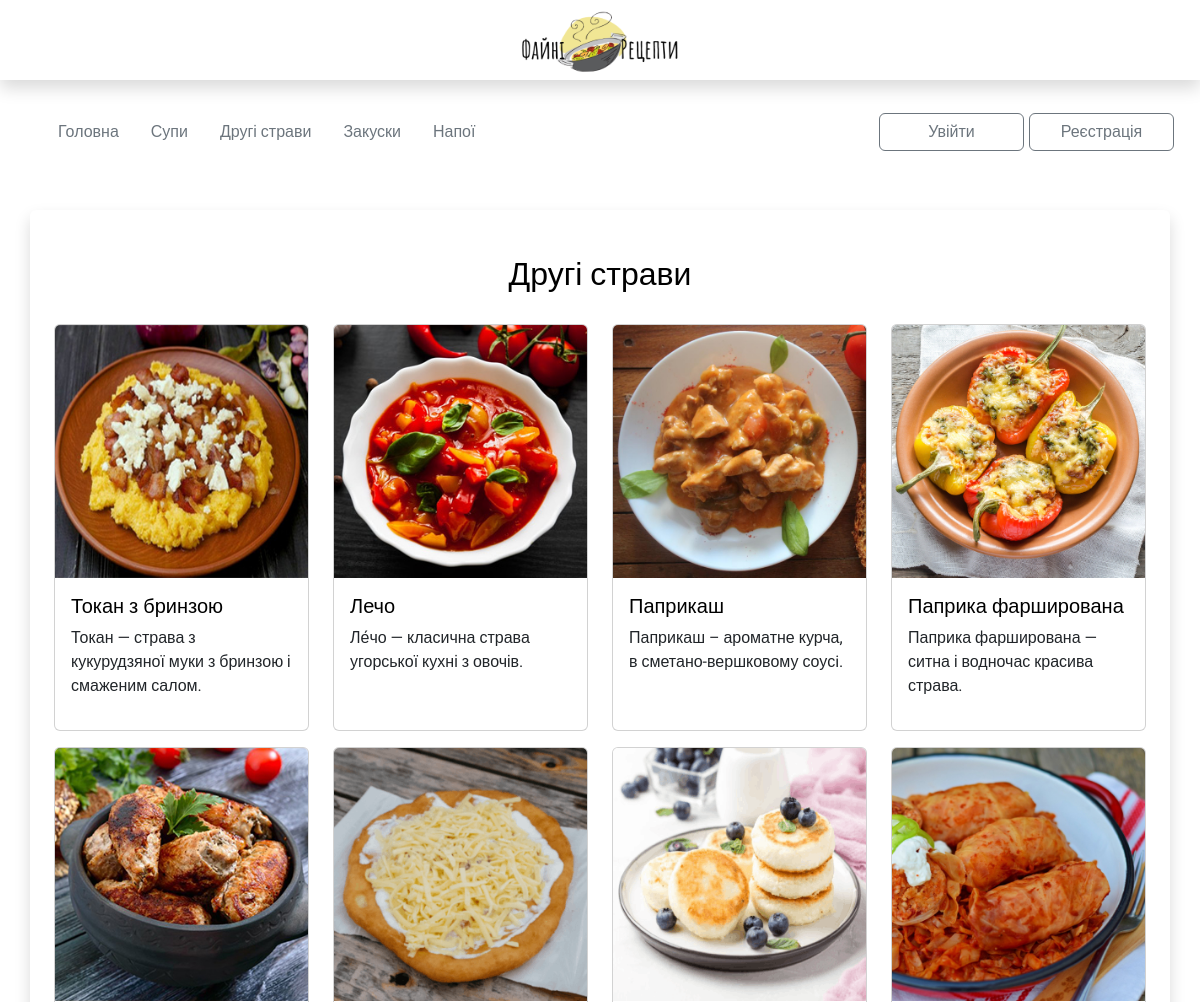
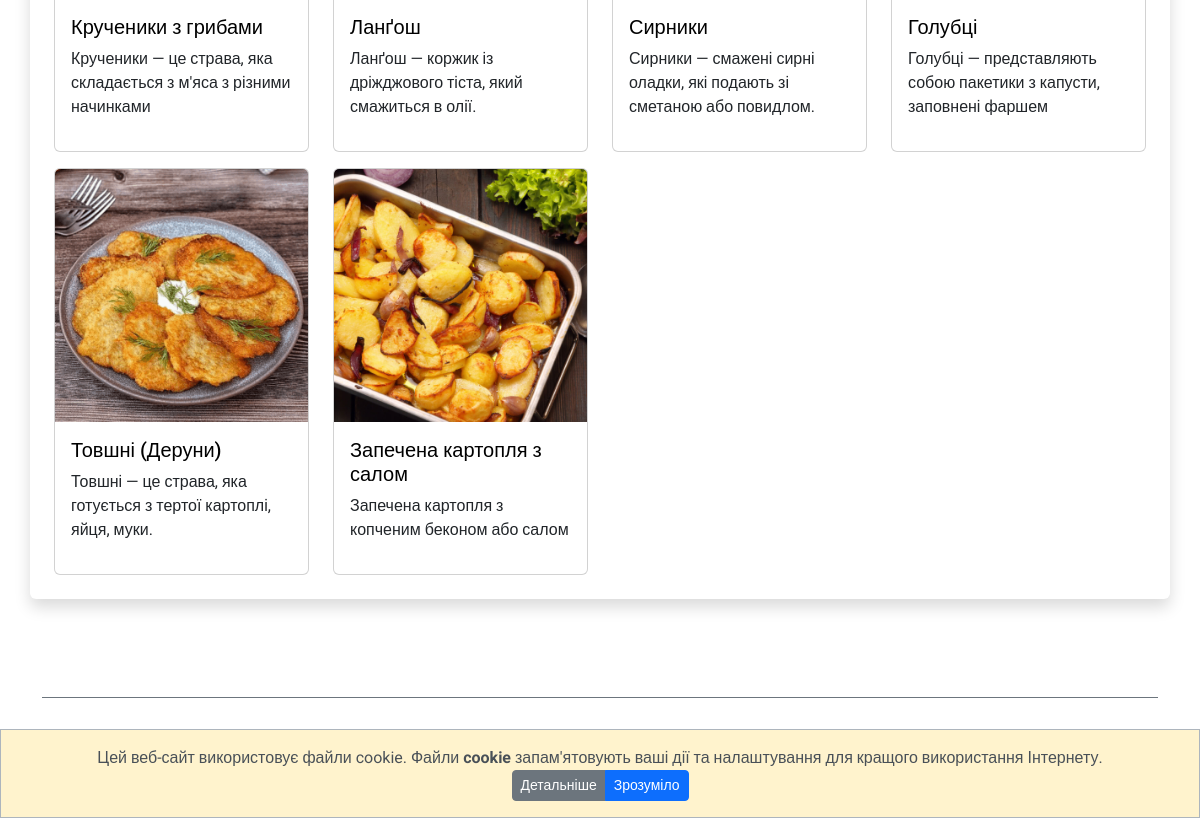
The app's page /dish with its own data (2 pictures, top to bottom).
### my_apps/recipes_app/models.py (models this page shows, shortened)
class Recipes(models.Model):
    name = models.CharField('Назва страв', max_length=30, blank=False)
    food_type = models.CharField('Тип їжі', max_length=20, blank=False, default='')
    short_desc = models.TextField('Короткий опис', max_length=80, blank=False)
    img = models.ImageField(null=True, blank=True, upload_to="media/", verbose_name='img')
    text = RichTextUploadingField('Recipe')

### my_apps/recipes_app/views.py (the view)
# urls.py: path('dish', dish_page, name='dish_page'),
def dish_page(request):
    dish = Recipes.objects.filter(food_type='dish')
    return render(request, 'dish_page.html', context={'dish': dish})

### my_apps/recipes_app/templates/dish_page.html
{% extends 'base.html' %}
{% load static %}
{% block content %}
<div class="recipe-item">
    <div class="container shadow p-4 mb-5 mt-5 bg-body rounded">
        <h1>Другі страви </h1>
        <div class="row gy-3">
            {% for i in dish %}
            <div class="col-lg-3 col-md-4 col-sm-6 col-6">
                <div class="card h-100 mb-3">
                    <a href="{{i.id}}"><img src="{{i.img.url}}" class="card-img-top" alt="..."></a>
                    <div class="card-body">
                    <a href="{{i.id}}">
                        <h5 class="card-title">{{i.name}}</h5>
                    </a>
                    <p class="card-text">{{i.short_desc}}</p>
                    </div>
                </div>
            </div>
            {% endfor %}
        </div>
    </div>
</div>
{% endblock content %}

### static/css/style.css (style rules this page uses)
html, body { height: 100%; color: #000000; font-family: 'Roboto', sans-serif; font-size: 1rem; }
body a { text-decoration: none; color: #000000; }
body img { padding: 0; margin: 0; max-width:100%; max-height: 100%; }
body h1, h3 { text-align: center; margin-bottom: 30px; }
.recipe-item { margin-top: 50px; }

### records on screen
Recipes: img (picture), name "Токан з бринзою", short_desc "Токан — страва з кукурудзяної муки з бринзою і смаженим салом."
Recipes: img (picture), name "Лечо", short_desc "Ле́чо — класична страва угорської кухні з овочів."
Recipes: img (picture), name "Паприкаш", short_desc "Паприкаш – ароматне курча, в сметано-вершковому соусi."
Recipes: img (picture), name "Паприка фарширована", short_desc "Паприка фарширована — ситна і водночас красива страва."
Recipes: img (picture), name "Крученики з грибами", short_desc "Крученики — це страва, яка складається з м'яса з різними начинками"
Recipes: img (picture), name "Ланґош", short_desc "Ланґош — коржик із дріжджового тіста, який смажиться в олії."
Recipes: img (picture), name "Сирники", short_desc "Сирники — смажені сирні оладки, які подають зі сметаною або повидлом."
Recipes: img (picture), name "Голубці", short_desc "Голубці — представляють собою пакетики з капусти, заповнені фаршем"
Recipes: img (picture), name "Товшні (Деруни)", short_desc "Товшні — це страва, яка готується з тертої картоплі, яйця, муки."
Recipes: img (picture), name "Запечена картопля з салом", short_desc "Запечена картопля з копченим беконом або салом"
